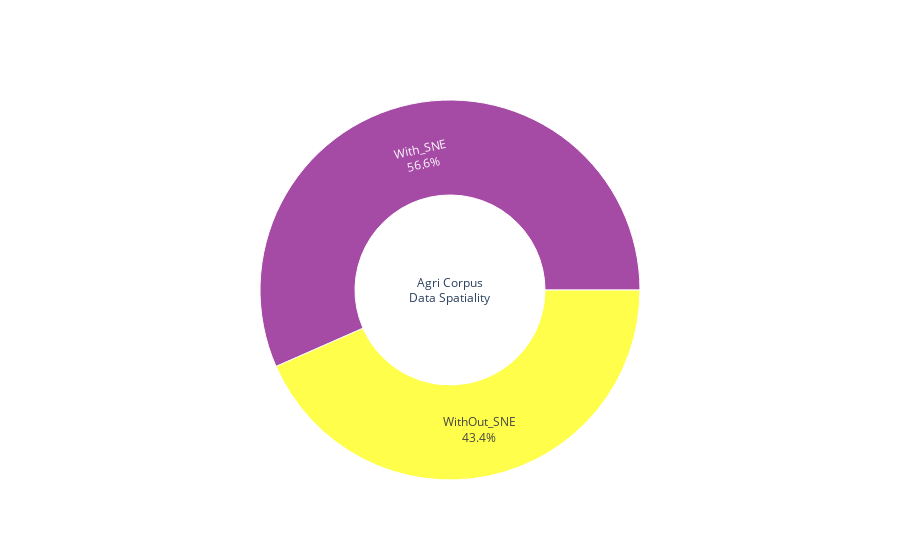

The cell this chart's notebook holds for it:
### Code cell
#### Spatiality
import pandas as pd
import plotly.graph_objects as go

df = pd.DataFrame({'node_names': ['Corpus', 'With_SNE', 'WithOut_SNE'],
                   'node_parent': ["", "Corpus", "Corpus"],
                   'node_labels': ['Agri Corpus<br>Data Spatiality<br>','With_SNE', 'WithOut_SNE'],
                   #'node_counts': [len(corpus),  len(corpus_with_extend), len(corpus_without_extend)]
                   'node_counts': [len(corpus_data), corpus_data['ent0'].isna().sum(), len(corpus_data)- corpus_data['ent0'].isna().sum()]
                  }
                 )


colors = []
for p in df["node_labels"]:
    if p in ["", 'Agri Corpus<br>Data Spatiality<br>']:
        colors.append("white")
    elif p in ['With_SNE']:
        colors.append("green")
    elif p in ["WithOut_SNE"]:
        colors.append("blue")

fig=go.Figure(
    data=go.Sunburst(
        ids=df["node_names"],
        labels=df["node_labels"], 
        parents=df["node_parent"],
        marker=dict(colors=colors_),
        values=df["node_counts"],
        branchvalues="total",
        texttemplate = ('%{label}',
                        '%{label}<br>%{percentParent:.1%}',
                        '%{label}<br>%{percentParent:.1%}',
                        '%{label}<br>%{percentParent:.1%}',
                        '%{label}<br>%{percentParent:.1%}',
                        '%{label}<br>%{percentParent:.1%}',
                        '%{label}<br>%{percentParent:.1%}',
                        '%{label}<br>%{percentParent:.1%}',
                        '%{label}<br>%{percentParent:.1%}'),
    ),

)
    #fig.update_layout(margin = dict(t=0, l=0, r=0, b=0))

    #fig.update_layout(template='none') #dict(font=dict(color='Blue'))
fig.show()

### Figure 1 — Plotly figure (JSON) as saved in the notebook; plotly's stock layout.template omitted (floating-point values rounded to 4 significant figures)
{"data": [{"branchvalues": "total", "ids": ["Corpus", "With_SNE", "WithOut_SNE"], "labels": ["Agri Corpus<br>Data Spatiality<br>", "With_SNE", "WithOut_SNE"], "marker": {"colors": ["white", "purple", "yellow", "red"]}, "parents": ["", "Corpus", "Corpus"], "texttemplate": ["%{label}", "%{label}<br>%{percentParent:.1%}", "%{label}<br>%{percentParent:.1%}", "%{label}<br>%{percentParent:.1%}", "%{label}<br>%{percentParent:.1%}", "%{label}<br>%{percentParent:.1%}", "%{label}<br>%{percentParent:.1%}", "%{label}<br>%{percentParent:.1%}", "%{label}<br>%{percentParent:.1%}"], "type": "sunburst", "values": [129, 73, 56]}], "layout": {}}
